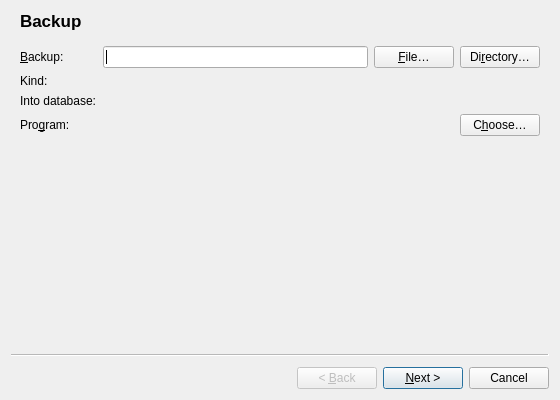
<?xml version="1.0" encoding="UTF-8"?>
<ui version="4.0">
 <class>RestoreDialog</class>
 <widget class="QWizard" name="RestoreDialog">
  <property name="geometry">
   <rect>
    <x>0</x>
    <y>0</y>
    <width>560</width>
    <height>400</height>
   </rect>
  </property>
  <property name="windowTitle">
   <string>Restore</string>
  </property>
  <widget class="slonisko::ToolPage" name="filePage">
   <property name="title">
    <string>Backup</string>
   </property>
   <layout class="QVBoxLayout" name="filePageLayout">
    <item>
     <layout class="QFormLayout" name="filePageForm">
      <item row="0" column="0">
       <widget class="QLabel" name="pathLabel">
        <property name="text">
         <string>&amp;Backup:</string>
        </property>
        <property name="buddy">
         <cstring>path</cstring>
        </property>
       </widget>
      </item>
      <item row="0" column="1">
       <layout class="QHBoxLayout" name="pathRow">
        <item>
         <widget class="QLineEdit" name="path"/>
        </item>
        <item>
         <widget class="QPushButton" name="browse">
          <property name="text">
           <string>&amp;File…</string>
          </property>
         </widget>
        </item>
        <item>
         <widget class="QPushButton" name="browseDirectory">
          <property name="text">
           <string>Di&amp;rectory…</string>
          </property>
         </widget>
        </item>
       </layout>
      </item>
      <item row="1" column="0">
       <widget class="QLabel" name="kindLabel">
        <property name="text">
         <string>Kind:</string>
        </property>
       </widget>
      </item>
      <item row="1" column="1">
       <widget class="QLabel" name="kind"/>
      </item>
      <item row="2" column="0">
       <widget class="QLabel" name="databaseLabel">
        <property name="text">
         <string>Into database:</string>
        </property>
       </widget>
      </item>
      <item row="2" column="1">
       <widget class="QLabel" name="databaseName"/>
      </item>
      <item row="3" column="0">
       <widget class="QLabel" name="toolLabel">
        <property name="text">
         <string>Pro&amp;gram:</string>
        </property>
        <property name="buddy">
         <cstring>chooseTool</cstring>
        </property>
       </widget>
      </item>
      <item row="3" column="1">
       <layout class="QHBoxLayout" name="toolRow" stretch="1,0">
        <item>
         <widget class="QLabel" name="tool">
          <property name="wordWrap">
           <bool>true</bool>
          </property>
          <property name="textInteractionFlags">
           <set>Qt::TextSelectableByMouse</set>
          </property>
         </widget>
        </item>
        <item>
         <widget class="QPushButton" name="chooseTool">
          <property name="text">
           <string>C&amp;hoose…</string>
          </property>
          <property name="toolTip">
           <string>Use another copy of the program, e.g. of another PostgreSQL version</string>
          </property>
         </widget>
        </item>
       </layout>
      </item>
     </layout>
    </item>
    <item>
     <widget class="QLabel" name="problem">
      <property name="wordWrap">
       <bool>true</bool>
      </property>
      <property name="textInteractionFlags">
       <set>Qt::TextSelectableByMouse</set>
      </property>
     </widget>
    </item>
    <item>
     <spacer name="filePageSpacer">
      <property name="orientation">
       <enum>Qt::Vertical</enum>
      </property>
      <property name="sizeHint" stdset="0">
       <size>
        <width>0</width>
        <height>0</height>
       </size>
      </property>
     </spacer>
    </item>
   </layout>
  </widget>
  <widget class="QWizardPage" name="contentsPage">
   <property name="title">
    <string>Contents</string>
   </property>
   <layout class="QVBoxLayout" name="contentsPageLayout">
    <item>
     <layout class="QFormLayout" name="contentsPageForm">
      <item row="0" column="0">
       <widget class="QLabel" name="contentLabel">
        <property name="text">
         <string>C&amp;ontents:</string>
        </property>
        <property name="buddy">
         <cstring>content</cstring>
        </property>
       </widget>
      </item>
      <item row="0" column="1">
       <widget class="QComboBox" name="content"/>
      </item>
      <item row="1" column="0">
       <widget class="QLabel" name="schemasLabel">
        <property name="text">
         <string>&amp;Schemas:</string>
        </property>
        <property name="buddy">
         <cstring>schemas</cstring>
        </property>
       </widget>
      </item>
      <item row="1" column="1">
       <widget class="QLineEdit" name="schemas">
        <property name="placeholderText">
         <string>all; or names, separated by commas</string>
        </property>
       </widget>
      </item>
      <item row="2" column="0">
       <widget class="QLabel" name="tablesLabel">
        <property name="text">
         <string>&amp;Tables:</string>
        </property>
        <property name="buddy">
         <cstring>tables</cstring>
        </property>
       </widget>
      </item>
      <item row="2" column="1">
       <widget class="QLineEdit" name="tables">
        <property name="placeholderText">
         <string>all; or schema.table, separated by commas</string>
        </property>
       </widget>
      </item>
     </layout>
    </item>
    <item>
     <spacer name="contentsPageSpacer">
      <property name="orientation">
       <enum>Qt::Vertical</enum>
      </property>
      <property name="sizeHint" stdset="0">
       <size>
        <width>0</width>
        <height>0</height>
       </size>
      </property>
     </spacer>
    </item>
   </layout>
  </widget>
  <widget class="QWizardPage" name="optionsPage">
   <property name="title">
    <string>Options</string>
   </property>
   <layout class="QVBoxLayout" name="optionsPageLayout">
    <item>
     <layout class="QFormLayout" name="optionsPageForm">
      <property name="fieldGrowthPolicy">
       <enum>QFormLayout::FieldsStayAtSizeHint</enum>
      </property>
      <item row="0" column="0" colspan="2">
       <widget class="QCheckBox" name="clean">
        <property name="text">
         <string>Drop &amp;objects before creating them</string>
        </property>
       </widget>
      </item>
      <item row="1" column="0" colspan="2">
       <widget class="QCheckBox" name="create">
        <property name="text">
         <string>Create the data&amp;base</string>
        </property>
        <property name="toolTip">
         <string>Connects to the database chosen only to create the one in the backup</string>
        </property>
       </widget>
      </item>
      <item row="2" column="0" colspan="2">
       <widget class="QCheckBox" name="noOwner">
        <property name="text">
         <string>Leave out o&amp;wners</string>
        </property>
       </widget>
      </item>
      <item row="3" column="0" colspan="2">
       <widget class="QCheckBox" name="noPrivileges">
        <property name="text">
         <string>Leave out &amp;privileges</string>
        </property>
       </widget>
      </item>
      <item row="4" column="0" colspan="2">
       <widget class="QCheckBox" name="singleTransaction">
        <property name="text">
         <string>All or &amp;nothing, in one transaction</string>
        </property>
       </widget>
      </item>
      <item row="5" column="0" colspan="2">
       <widget class="QCheckBox" name="exitOnError">
        <property name="text">
         <string>Stop at the first &amp;error</string>
        </property>
       </widget>
      </item>
      <item row="6" column="0">
       <widget class="QLabel" name="jobsLabel">
        <property name="text">
         <string>Parallel &amp;jobs:</string>
        </property>
        <property name="buddy">
         <cstring>jobs</cstring>
        </property>
       </widget>
      </item>
      <item row="6" column="1">
       <widget class="QSpinBox" name="jobs">
        <property name="minimum">
         <number>1</number>
        </property>
        <property name="maximum">
         <number>64</number>
        </property>
       </widget>
      </item>
     </layout>
    </item>
    <item>
     <spacer name="optionsPageSpacer">
      <property name="orientation">
       <enum>Qt::Vertical</enum>
      </property>
      <property name="sizeHint" stdset="0">
       <size>
        <width>0</width>
        <height>0</height>
       </size>
      </property>
     </spacer>
    </item>
   </layout>
  </widget>
  <widget class="slonisko::ToolPage" name="runPage">
   <property name="title">
    <string>Restore</string>
   </property>
   <layout class="QVBoxLayout" name="runLayout" stretch="0,1,0,0">
    <item>
     <layout class="QFormLayout" name="commandForm">
      <item row="0" column="0">
       <widget class="QLabel" name="commandLabel">
        <property name="text">
         <string>Comman&amp;d:</string>
        </property>
        <property name="buddy">
         <cstring>command</cstring>
        </property>
       </widget>
      </item>
      <item row="0" column="1">
       <widget class="QLineEdit" name="command">
        <property name="readOnly">
         <bool>true</bool>
        </property>
       </widget>
      </item>
     </layout>
    </item>
    <item>
     <widget class="QPlainTextEdit" name="log">
      <property name="readOnly">
       <bool>true</bool>
      </property>
      <property name="lineWrapMode">
       <enum>QPlainTextEdit::NoWrap</enum>
      </property>
      <property name="placeholderText">
       <string>What the program writes shows here.</string>
      </property>
     </widget>
    </item>
    <item>
     <widget class="QProgressBar" name="busy">
      <property name="maximum">
       <number>0</number>
      </property>
      <property name="textVisible">
       <bool>false</bool>
      </property>
     </widget>
    </item>
    <item>
     <widget class="QLabel" name="status">
      <property name="wordWrap">
       <bool>true</bool>
      </property>
      <property name="textInteractionFlags">
       <set>Qt::TextSelectableByMouse</set>
      </property>
     </widget>
    </item>
   </layout>
  </widget>
 </widget>
 <customwidgets>
  <customwidget>
   <class>slonisko::ToolPage</class>
   <extends>QWizardPage</extends>
   <header>ToolDialog.h</header>
   <container>1</container>
  </customwidget>
 </customwidgets>
 <resources/>
 <connections/>
</ui>
